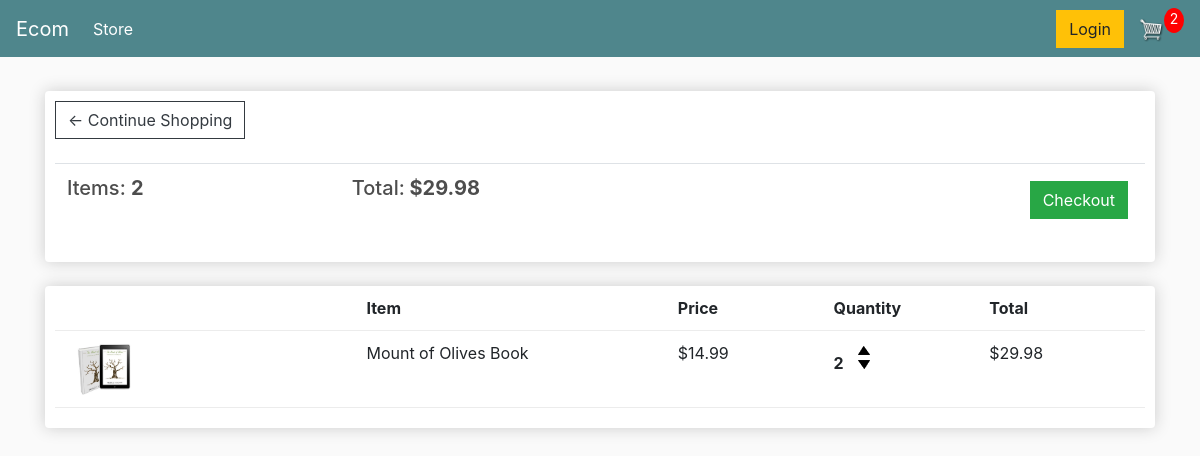
The app's page /cart/ (signed in) with its own data.
### store/models.py (models this page shows, shortened)
class Order(models.Model):
    customer=models.ForeignKey(Customer,on_delete=models.SET_NULL,blank=True,null=True)
    date_order=models.DateTimeField(auto_now_add=True)
    complete=models.BooleanField(default=False,null=True,blank=False)
    transcation_id=models.CharField(max_length=200,null=True)
    @property
    def get_cart_total(self):
        orderitems = self.orderitem_set.all()
        total = sum([item.get_total for item in orderitems])
        return total
    @property
    def get_cart_items(self):
        orderitems = self.orderitem_set.all()
        total = sum([item.quantity for item in orderitems])
        return total

class OrderItem(models.Model):
    product=models.ForeignKey(Product,on_delete=models.SET_NULL,blank=True,null=True)
    order=models.ForeignKey(Order,on_delete=models.SET_NULL,blank=True,null=True)
    quantity=models.IntegerField(default=0,null=True,blank=True)
    date_added=models.DateTimeField(auto_now_add=True)
    @property
    def get_total(self):
        total = self.product.price * self.quantity
        return total

class Product(models.Model):
    name=models.CharField(max_length=200, null=True)
    price=models.FloatField()
    digital=models.BooleanField(default=False,null=True,blank=False)
    image=models.ImageField(null=True,blank=True)
    @property
    def imageURL(self):
        try:
            url=self.image.url
        except:
            url=''
        return url

### store/views.py (the view)
# urls.py: path('cart/',views.cart,name='cart'),
def cart(request):
    data=cartData(request)
    cartItems=data['cartItems']
    order = data['order']
    items = data['items']
    context={'items':items,'order':order,'cartItems':cartItems}
    return render(request,'store/cart.html',context)

### store/utils.py (called while the page is built)
def cartData(request):
    if request.user.is_authenticated:
        customer=request.user.customer
        order,created=Order.objects.get_or_create(customer=customer,complete=False)
        items=order.orderitem_set.all()
        cartItems = order.get_cart_items
    else:
        cookieData = cookieCart(request)
        cartItems = cookieData['cartItems']
        order = cookieData['order']
        items = cookieData['items']
    return {'cartItems':cartItems,'order':order,'items':items}

### store/templates/store/cart.html
{% extends 'store/main.html' %}
{% load static %}
{% block content %}
	<div class="row">
		<div class="col-lg-12">
			<div class="box-element">
				<a  class="btn btn-outline-dark" href="{% url 'store' %}">&#x2190; Continue Shopping</a>
				<br>
				<br>
				<table class="table">
					<tr>
						<th><h5>Items: <strong>{{order.get_cart_items}}</strong></h5></th>
						<th><h5>Total:<strong> ${{order.get_cart_total|floatformat:2}}</strong></h5></th>
						<th>
							<a  style="float:right; margin:5px;" class="btn btn-success" href="{% url 'checkout' %}">Checkout</a>
						</th>
					</tr>
				</table>
			</div>
			<br>
			<div class="box-element">
				<div class="cart-row">
					<div style="flex:2"></div>
					<div style="flex:2"><strong>Item</strong></div>
					<div style="flex:1"><strong>Price</strong></div>
					<div style="flex:1"><strong>Quantity</strong></div>
					<div style="flex:1"><strong>Total</strong></div>
				</div>
				{% for item in items %}
				<div class="cart-row">
					<div style="flex:2"><img class="row-image" src="{{item.product.imageURL}}"></div>
					<div style="flex:2"><p>{{item.product.name}}</p></div>
					<div style="flex:1"><p>${{item.product.price|floatformat:2}}</p></div>
					<div style="flex:1">
						<p class="quantity">{{item.quantity}}</p>
						<div class="quantity">
							<img data-product="{{item.product.id}}" data-action="add" class="chg-quantity update-cart" src="{% static  'images/arrow-up.png' %}">
							<img data-product="{{item.product.id}}" data-action="remove" class="chg-quantity update-cart" src="{% static  'images/arrow-down.png' %}">
						</div>
					</div>
					<div style="flex:1"><p>${{item.get_total|floatformat:2}}</p></div>
				</div>
				{% endfor %}
			</div>
		</div>
	</div>
{% endblock content %}

### static/css/main.css (style rules this page uses)
body { background-color: hsl(0, 0%, 98%); }
h1,h2,h3,h4,h5,h6 { color:hsl(0, 0%, 30%); }
.box-element { box-shadow:hsl(0, 0%, 80%) 0 0 16px; background-color: #fff; border-radius: 4px; padding: 10px; }
.col-lg-4, .col-lg-6, .col-lg-8, .col-lg-12 { margin-top: 10px; }
.btn { border-radius: 0; }
.row-image { width: 100px; }
.cart-row { display: flex; align-items: flex-stretch; padding-bottom: 10px; margin-bottom: 10px; border-bottom: 1px solid #ececec; }
.quantity { display: inline-block; font-weight: 700; padding-right:10px; }
.chg-quantity { width: 12px; cursor: pointer; display: block; margin-top: 5px; transition:.1s; }

### records on screen
Order: get_cart_items "2", get_cart_total "29.98"
OrderItem: product.imageURL (picture), product.name "Mount of Olives Book", product.price "14.99", quantity "2", get_total "29.98"

### other values on screen
{{ cartItems }} "2"
